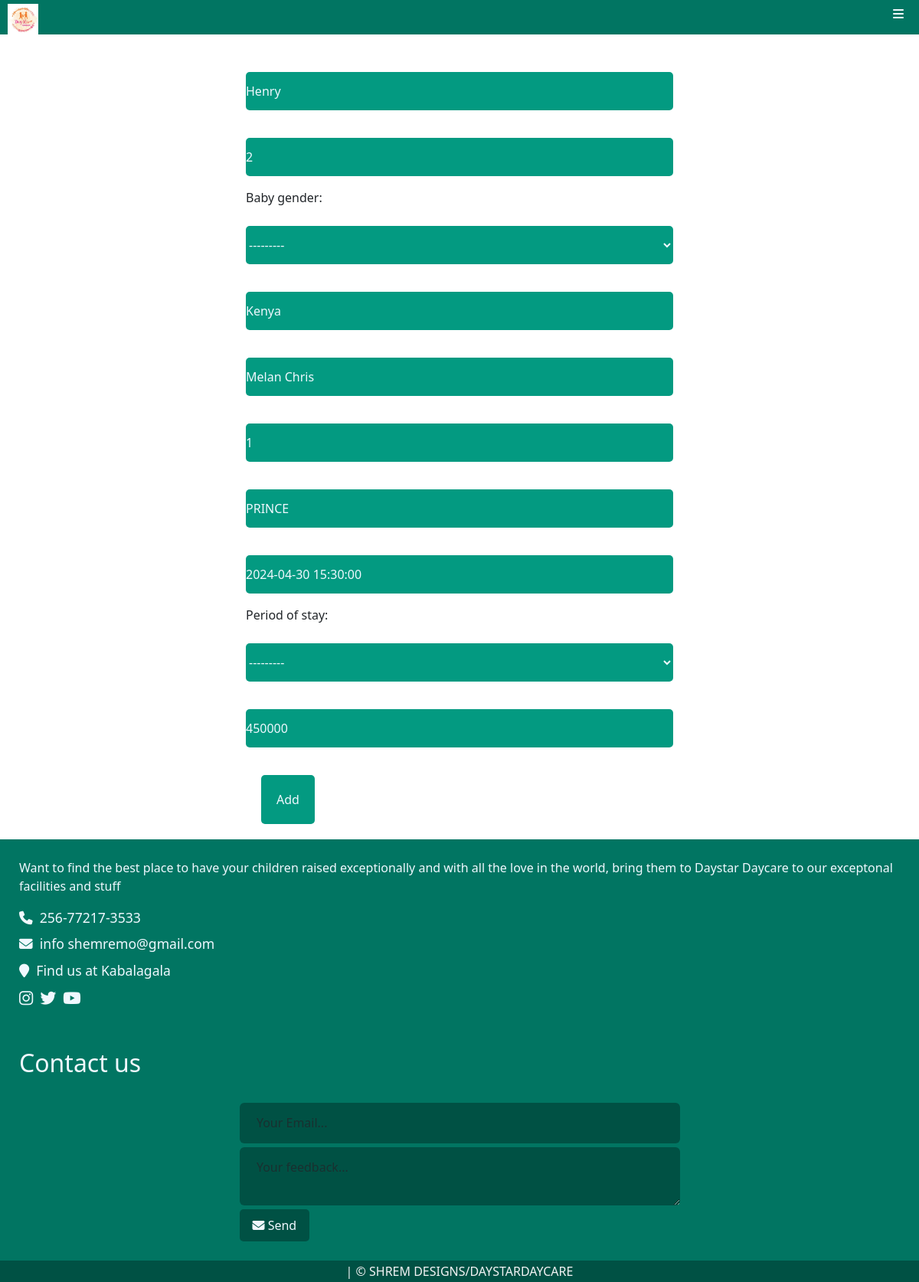
Page /editbabyview/1/ (signed in) on the committed database.
### Daystarapp/models.py (models this page shows, shortened)
class Babiesreg(models.Model):
    GENDER_CHOICES = [
        ('male', 'Male'),
        ('female', 'Female'),
    ]
    STAY_CHOICES = [
        ('fullday', 'Full day'),
        ('halfday', 'Half day'),
        ('monthly', 'Monthly'),
    ]
    babyname = models.CharField(max_length=100, null=True, blank=True)
    babyage = models.IntegerField(null=True, blank=True)
    baby_gender = models.CharField(max_length=100, null=True, blank=True, choices= GENDER_CHOICES)
    babyloc = models.CharField(max_length=100, null=True, blank=True)
    babyparent = models.CharField(max_length=100, null=True, blank=True)
    babyno = models.IntegerField(null=True, blank=True)
    dropper = models.CharField(max_length=100, null=True, blank=True)
    timein = models.DateTimeField(null=True, blank=True)
    period_of_stay = models.CharField(max_length=10,null=True, blank=True, choices=STAY_CHOICES)
    babypay = models.IntegerField( null=True, blank=True)

### Daystarapp/views.py (the view)
# urls.py: path('editbabyview/<int:id>/', views.editbabyview, name='editbabyview'),
@login_required(login_url='index')
def editbabyview(request, id):
    babys = Babiesreg.objects.get(id=id)
    if request.method == 'POST':
        babyform = AddbabyForm(request.POST, instance = babys)
        if babyform.is_valid():
            babyform.save()
            return redirect('babyview')
        else:
            messages.error(request, "FORM HAS SOME INVALID INFO!!!")
    else:
        babyform = AddbabyForm(instance = babys)
        return render(request, 'Daystarapp/babiesreg.html', {'newbabyform': babyform})

### Daystarapp/templates/Daystarapp/babiesreg.html (shortened to what this page needs)
{% extends 'Daystarapp/base.html' %}
{% load crispy_forms_tags %}
{% load static %}
{% load bootstrap5 %}
{% block content%}
<br>
<div class="container" style="min-height: 400px;">
    <form method="post" >
        {{ newbabyform.as_p }}
        <button type="submit" class="btn btn-primary">Add</button>
    </form>
</div>
{% endblock %}

### Daystarapp/static/css/style.css (style rules this page uses)
html, body { background-color: white; padding: 0% !important; margin: 0% !important; height: 100%; position: relative; }
* { padding: 0%; margin: 0%; }
.container button { border: none; border-radius: 5px; color:aliceblue; background-color: rgb(3, 154, 129); padding: 20px; margin: 20px; }
.btn { padding: .5rem 1rem; background-color: rgb(0, 81, 68); color: aliceblue; border-radius: 5px; }
.container input, .container select { background-color: rgb(3, 154, 129); color: aliceblue; border: none; border-radius: 5px; height: 50px; width: 500px; margin-top: 20px; }
form { align-items: center; width: 50%; margin: 0 auto; }
label { margin-bottom: 5px; }
::placeholder { color: #f0f8ff; }
@media only screen and (max-width: 1200px) { .container input { width: 100%; } }
@media only screen and (max-width: 1200px) { .container select { width: 100%; } }

### rows in the picture
Babiesreg: babyname "Henry", babyage "2", baby_gender "---------", babyloc "Kenya", babyparent "Melan Chris", babyno "1", dropper "PRINCE", timein "2024-04-30 15:30:00", period_of_stay "---------", babypay "450000"
